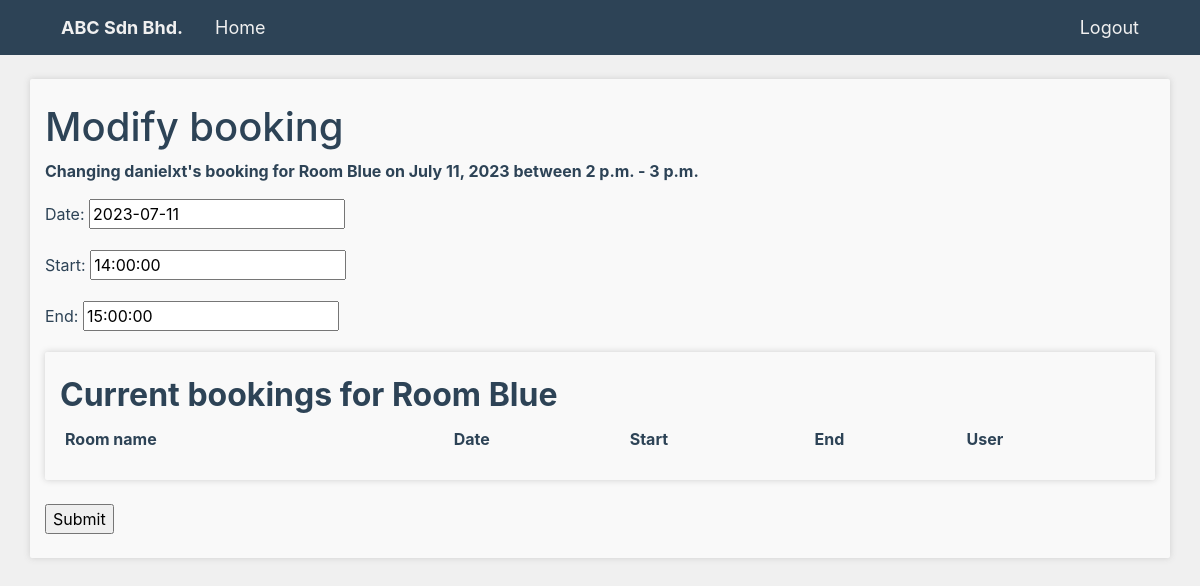
The page /bookingManagement/modifyBooking/85 (signed in) on the database its author committed.
### booking/models.py (models this page shows, shortened)
class RoomBooking(models.Model):
    roomName = models.ForeignKey('rooms.Room', on_delete=models.CASCADE)
    userName = models.ForeignKey(User, on_delete=models.CASCADE, default="", name="userName")
    date = models.DateField()
    start = models.TimeField()
    end = models.TimeField()
    class Meta:
        constraints = [
            models.CheckConstraint(check=Q(start__lte=F('end')), name='start_before_end')
        ]

### rooms/models.py (models this page shows)
class Room(models.Model):
    roomName = models.CharField(max_length=50, unique=True)
    capacity = models.IntegerField(default=0)
    createdAt = models.DateTimeField(auto_now_add=True)
    roomImage = models.ImageField(null=True, blank=True, upload_to='img/')
    def __str__(self):
        return self.roomName

### booking/views.py (the view)
# urls.py: path('modifyBooking/<int:id>', modifyBookingView, name='modifyBooking'),
def modifyBookingView(request,id):
    booking = RoomBooking.objects.get(id=id)
    bookingsForRoom = RoomBooking.objects.filter(roomName=booking.roomName).exclude(id=id).order_by("date", "start")
    data = {
        'roomName' : booking.roomName,
        'userName' : booking.userName,
        'date' : booking.date,
        'start' : booking.start,
        'end' : booking.end,
        'bookingsForRoom' : bookingsForRoom,
        'bookingsForRoomCount' : len(bookingsForRoom)
    }
    form = BookingModifyForm(initial=data)
    return render(request, 'modifyBooking.html', {'form' : form, 'booking': booking, 'bookingsForRoom': bookingsForRoom})

### booking/forms.py
class BookingModifyForm(forms.ModelForm):
    class Meta:
        model = RoomBooking
        fields = ["date", "start", "end"]
        widgets = {
            'date' : DateWidget(usel10n=True, options=dateOptions),
            'start' : TimeWidget(),
            'end' : TimeWidget()
        }

### templates/modifyBooking.html (shortened to what this page needs)
{% extends 'base.html' %}
{% block content %}
{% if user.is_staff %}
<br>
    <div class="container py-4 boxColor boxShadow">
    <h1>Modify booking </h1>
        <p><b>Changing {{booking.userName}}'s booking for Room {{booking.roomName}} on {{booking.date}} between {{booking.start}} - {{booking.end}}</b></p>
        <form action="modifyBookingRecord/{{booking.id}}" method="post">
            {{form.as_p}}
        <div class="container py-4 boxColor boxShadow">
            <h2><b>Current bookings for Room {{booking.roomName}}</b></h2>
            <table class="dataTable">
                <tr>
                    <th>Room name</th>
                    <th>Date</th>
                    <th>Start</th>
                    <th>End</th>
                    <th>User</th>
                </tr>
            </table>
        </div>
        <br>
        <input type="submit" value="Submit">
    </form>
    </div>
{% else %}
<br>
<div class="container py-4 boxColor boxShadow">
    <p>You are not logged in.</p>
    <button><a href="{% url 'login' %}">Log In</a></button>
</div>
{% endif %}
{% endblock %}

### templates/base.html (style rules this page uses)
:root { --orange:#FF8551; --white:#f9f9f9; --offWhite:#f0f0f0; --buttonColor:var(--grey); --grey:#2D4356; --success:#7FFFD4; --fail:#ff7b95; }
body { background-color:var(--offWhite); color:var(--grey) }
.boxShadow { filter: drop-shadow(0px 0px 3px #cecece); border-radius:2px; }
.boxColor { background-color:var(--white); }
.dataTable { width:100%; }
.dataTable td,th { padding:5px; }

### rows shown on the page
RoomBooking: userName "danielxt", roomName "Blue", date "July 11, 2023", start "2 p.m.", end "3 p.m."
